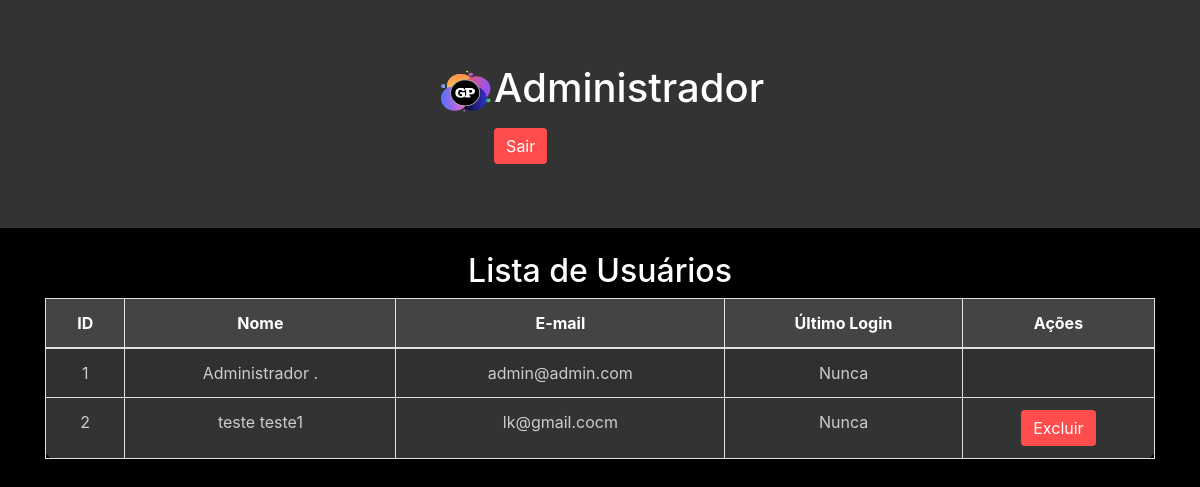
Page /admin (signed in) on the earlier database version.
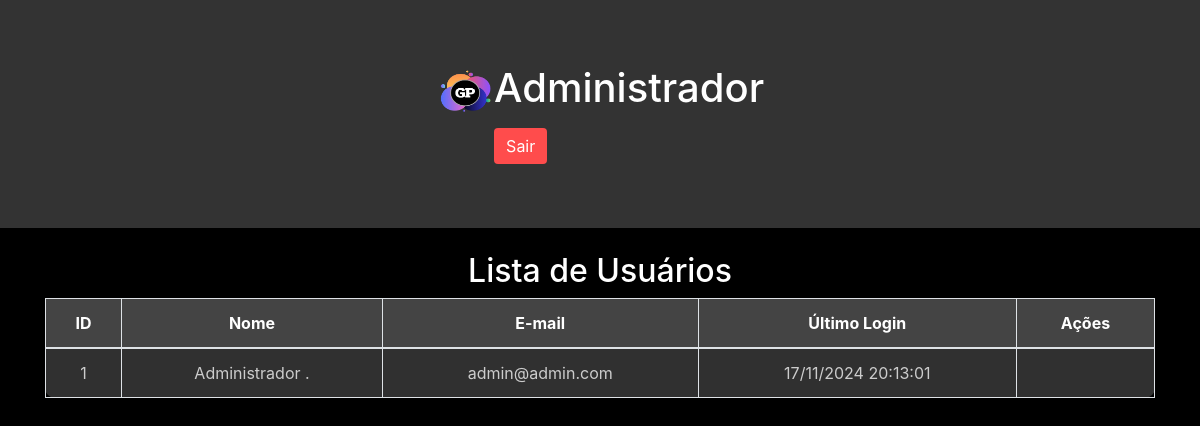
Same page on the later database version.
### network/models.py (models this page shows)
class User(db.Model, UserMixin):
    id = db.Column(db.Integer, primary_key=True)
    nome = db.Column(db.String, nullable=True)
    sobrenome = db.Column(db.String, nullable=True)
    email = db.Column(db.String, nullable=True)
    senha = db.Column(db.String, nullable=True)
    last_login = db.Column(db.DateTime, nullable=True)
    imagem = db.Column(db.String, nullable=True, default='default.png')
    posts = db.relationship('Post', backref='user', lazy=True)
    post_comentarios = db.relationship('PostComentarios', backref='user', lazy=True)

### network/routes.py (the view)
@app.route('/admin')
@login_required
def pagina_admin():
    usuarios = User.query.all()
    posts_por_mes = (
        db.session.query(
            func.strftime('%Y-%m', Post.data_criacao).label('mes'),
            func.count(Post.id).label('total')
        )
        .group_by('mes')
        .order_by('mes')
        .all()
    )
    labels = [mes_total.mes for mes_total in posts_por_mes]
    data = [mes_total.total for mes_total in posts_por_mes]
    return render_template('admin.html', usuarios=usuarios, labels=labels, data=data)

### network/models.py (called while the page is built)
@login_manager.user_loader
def load_user(user_id):
    return User.query.get(user_id)

### network/templates/admin.html (shortened to what this page needs)
<!DOCTYPE html>
<html lang="en">
<head>
    <link rel="stylesheet" href="https://stackpath.bootstrapcdn.com/bootstrap/4.5.2/css/bootstrap.min.css">
    <link rel="stylesheet" href="{{ url_for('static', filename='styles/styleAdmin.css') }}">
    <link rel="stylesheet" href="https://cdnjs.cloudflare.com/ajax/libs/font-awesome/5.15.4/css/all.min.css">
</head>
<body>
    <header>
        <div class="text-white p-3 d-flex">
            <div class="container d-flex justify-content-between">
                <div>
                    <img src="{{ url_for('static', filename='assets/logo.png') }}" alt="Logo" class="img-fluid" style="max-height: 50px;">
                </div>
                <div>
                    <h1>Administrador</h1>
                    <div class="mt-3">
                        <a href="{{ url_for('logout') }}" class="btn btn-danger">Sair</a>
                    </div>
                </div>
            </div>
        </div>
    </header>
    <div class="container mt-4">
        <section id="userManagement">
            <h2>Lista de Usuários</h2>
            <table class="table table-striped table-bordered">
                <thead>
                    <tr>
                        <th>ID</th>
                        <th>Nome</th>
                        <th>E-mail</th>
                        <th>Último Login</th>
                        <th>Ações</th>
                    </tr>
                </thead>
                <tbody>
                    {% for usuario in usuarios %}
                    <tr>
                        <td>{{ usuario.id }}</td>
                        <td>{{ usuario.nome }} {{ usuario.sobrenome }}</td>
                        <td>{{ usuario.email }}</td>
                        <td>{{ usuario.last_login.strftime('%d/%m/%Y %H:%M:%S') if usuario.last_login else 'Nunca' }}</td>
                        <td>
                            {% if usuario.email != 'admin@admin.com' %}
                            <button type="button" class="btn btn-danger" data-bs-toggle="modal" data-bs-target="#confirmDeleteModal{{ usuario.id }}">
                                Excluir
                            </button>
                            {% endif %}
                        </td>
                    </tr>
                    {% else %}
                    <tr>
                        <td colspan="5">Nenhum usuário encontrado.</td>
                    </tr>
                    {% endfor %}
                </tbody>
            </table>
        </section>
    </div>
</body>
</html>

### network/static/styles/styleAdmin.css (style rules this page uses)
body { background-color: #000; color: #fff; }
h2 { text-align: center; margin-top: 20px; }
header { background-color: #333; padding: 3rem; display: flex; justify-content: center; }
table { background-color: #333; border-radius: 10px; }
th, td { text-align: center; padding: 12px; border-bottom: 1px solid #444; }
th { background-color: #444; color: #fff; }
td { color: #ccc; }
.btn-danger { background-color: #ff4c4c; border: none; }

Differences in the rows shown:
removed User: id "2", nome "teste", sobrenome "teste1", email "lk@gmail.cocm", last_login "Nunca"
changed User "Administrador": last_login "Nunca" → "17/11/2024 20:13:01"
